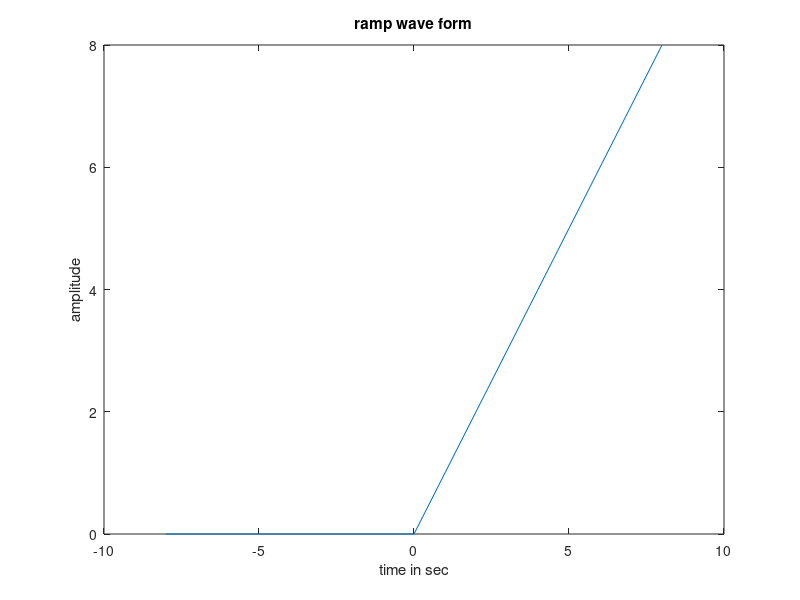

The MATLAB source for this figure:
clc;
clear all;
close all;
t=-8:8;
x=t.*(t>=0);
plot(t,x);
xlabel('time in sec');
ylabel('amplitude');
title('ramp wave form');
